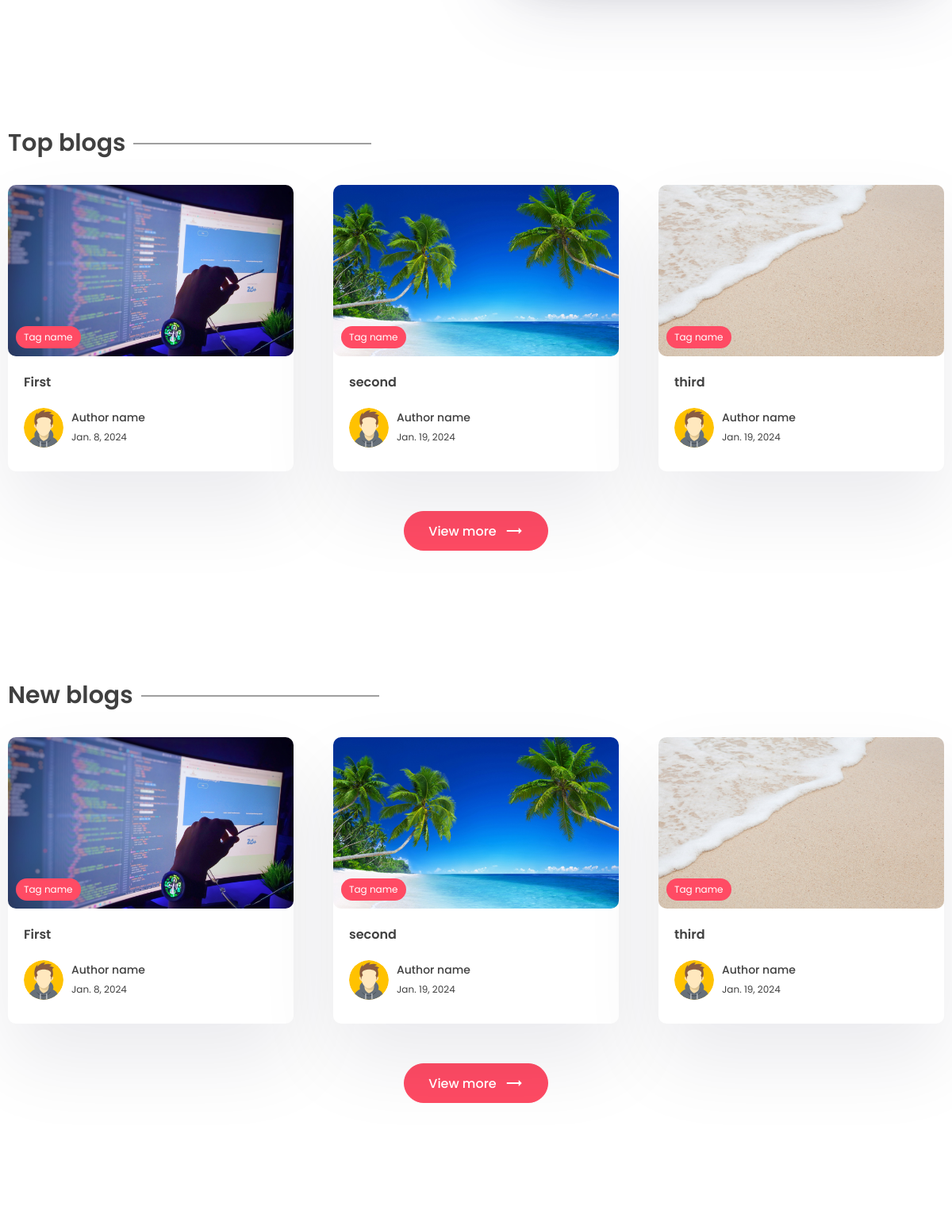
/ (middle part), run on an earlier commit of the app's database.
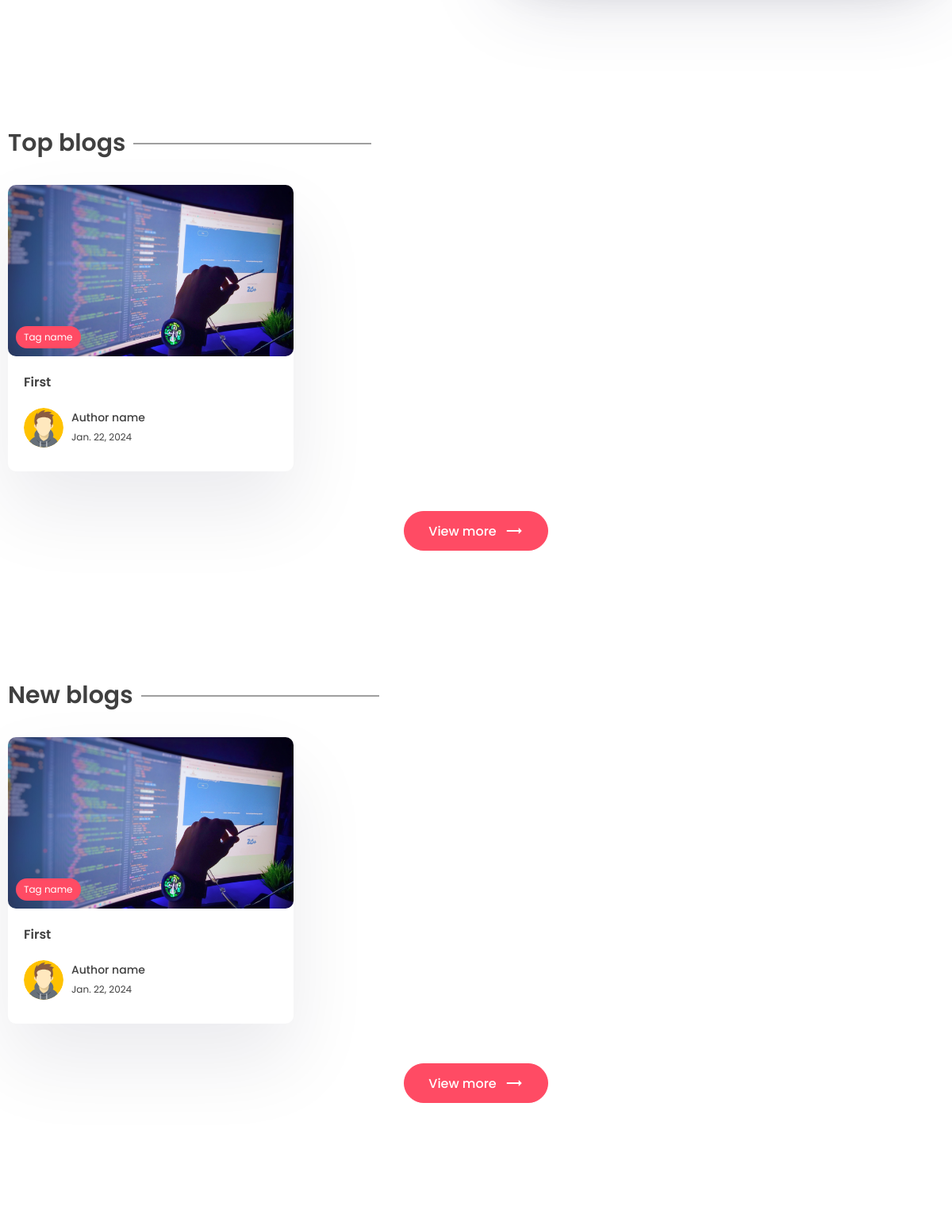
And on a later commit of the database.
### app/models.py (models this page shows)
class Post(models.Model):
    content = models.TextField()
    title = models.CharField(max_length=200)
    last_updated = models.DateTimeField(auto_now=True)
    slug = models.SlugField(max_length=200, unique=True)
    view_count = models.IntegerField(null=True, blank=True)
    tags = models.ManyToManyField(Tag, blank=True, related_name='post')
    image = models.ImageField(upload_to='images/', null=True, blank=True)

### app/views.py (the view)
# urls.py: path('', views.index, name='index'),
def index(request):
    context = { 'posts': Post.objects.all() }
    return render(request, 'app/index.html', context)

### app/templates/app/index.html (shortened to what this page needs)
{% extends 'base.html' %}
{% block content %}
    <section class="sp">
    </section>
    <section class="sp">
      <div class="container">
        <h1 class="sec-title">Top blogs</h1>
        <div class="grid-3">
          {% for post in posts %}
            <a href="{% url 'post_page' post.slug %}">
              <div class="card">
                <div class="post-img">
                  <img src="{{post.image.url}}" alt="{{post.title}}" />
                  <div class="tag">Tag name</div>
                </div>
                <div class="card-content">
                  <h3>{{post.title}}</h3>
                  <div class="author">
                    <div class="profile-pic">
                      <img src="images/author.svg" alt="" />
                    </div>
                    <div class="details">
                      <p>Author name</p>
                      <small>{{post.last_updated | date}}</small>
                    </div>
                  </div>
                </div>
              </div>
            </a>
          {% endfor %}
        </div>
        <center>
          <a href=""><button class="btn btn-primary rounded view">
            View more <span class="material-icons"> trending_flat </span>
          </button></a>
        </center>
      </div>
    </section>
    <section class="sp">
      <div class="container">
        <h1 class="sec-title">New blogs</h1>
        <div class="grid-3">
          {% for post in posts %}
            <a href="{% url 'post_page' post.slug %}">
              <div class="card">
                <div class="post-img">
                  <img src="{{post.image.url}}" alt="{{post.title}}" />
                  <div class="tag">Tag name</div>
                </div>
                <div class="card-content">
                  <h3>{{post.title}}</h3>
                  <div class="author">
                    <div class="profile-pic">
                      <img src="images/author.svg" alt="" />
                    </div>
                    <div class="details">
                      <p>Author name</p>
                      <small>{{post.last_updated | date}}</small>
                    </div>
                  </div>
                </div>
              </div>
            </a>
          {% endfor %}
        </div>
        <center>
          <a href=""><button class="btn btn-primary rounded view">
            View more <span class="material-icons"> trending_flat </span>
          </button></a>
        </center>
      </div>
    </section>
{% endblock content %}

What changed in the data, as far as the page shows it:
removed Post: image (picture), title "second", last_updated "Jan. 19, 2024"
removed Post: image (picture), title "third", last_updated "Jan. 19, 2024"
changed Post "First": last_updated "Jan. 8, 2024" → "Jan. 22, 2024"
